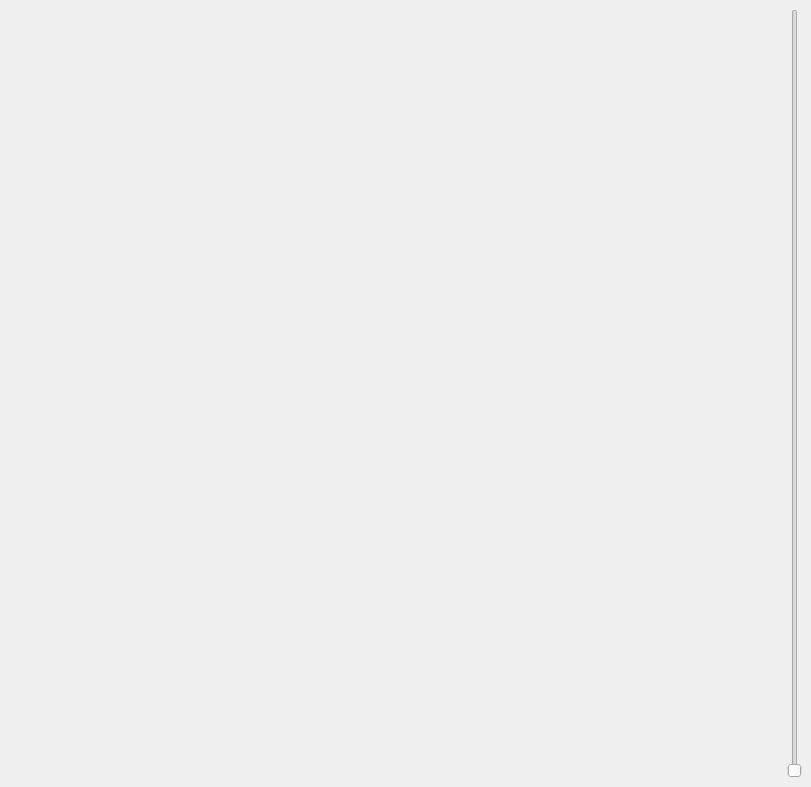
<?xml version="1.0" encoding="UTF-8"?>
<ui version="4.0">
 <class>MainWindow</class>
 <widget class="QMainWindow" name="MainWindow">
  <property name="geometry">
   <rect>
    <x>0</x>
    <y>0</y>
    <width>811</width>
    <height>787</height>
   </rect>
  </property>
  <property name="minimumSize">
   <size>
    <width>800</width>
    <height>0</height>
   </size>
  </property>
  <property name="windowTitle">
   <string>MainWindow</string>
  </property>
  <property name="layoutDirection">
   <enum>Qt::LayoutDirection::RightToLeft</enum>
  </property>
  <widget class="QWidget" name="centralwidget">
   <layout class="QVBoxLayout" name="verticalLayout">
    <item>
     <widget class="QSlider" name="verticalSlider">
      <property name="orientation">
       <enum>Qt::Orientation::Vertical</enum>
      </property>
     </widget>
    </item>
   </layout>
  </widget>
 </widget>
 <resources/>
 <connections/>
</ui>
